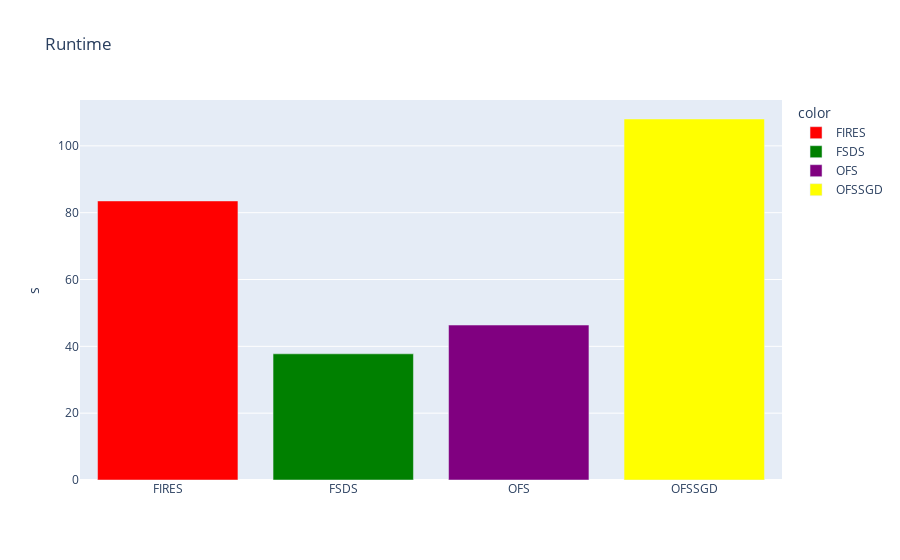

The notebook cell this image was saved under:
### Code cell
# run times
col_names = ["FIRES","FSDS", "OFS", "OFSSGD"]
values = [fires_cuda_run_time, fsds_run_time, ofs_run_time, ofssgd_run_time]
fig = px.bar(x=col_names, y=values, title="Runtime", labels={"y":"s", "x":""}, color=col_names, color_discrete_map={'FIRES': 'red', 
                                                   'FSDS': 'green', 'OFS': 'purple', "OFSSGD":"yellow"})

fig.show()

### Figure 1 — Plotly figure (JSON) as saved in the notebook; plotly's stock layout.template omitted (floating-point values rounded to 4 significant figures)
{"data": [{"alignmentgroup": "True", "hovertemplate": "color=FIRES<br>=%{x}<br>s=%{y}<extra></extra>", "legendgroup": "FIRES", "marker": {"color": "red"}, "name": "FIRES", "offsetgroup": "FIRES", "orientation": "v", "showlegend": true, "textposition": "auto", "type": "bar", "x": ["FIRES"], "xaxis": "x", "y": [83.51], "yaxis": "y"}, {"alignmentgroup": "True", "hovertemplate": "color=FSDS<br>=%{x}<br>s=%{y}<extra></extra>", "legendgroup": "FSDS", "marker": {"color": "green"}, "name": "FSDS", "offsetgroup": "FSDS", "orientation": "v", "showlegend": true, "textposition": "auto", "type": "bar", "x": ["FSDS"], "xaxis": "x", "y": [37.76], "yaxis": "y"}, {"alignmentgroup": "True", "hovertemplate": "color=OFS<br>=%{x}<br>s=%{y}<extra></extra>", "legendgroup": "OFS", "marker": {"color": "purple"}, "name": "OFS", "offsetgroup": "OFS", "orientation": "v", "showlegend": true, "textposition": "auto", "type": "bar", "x": ["OFS"], "xaxis": "x", "y": [46.37], "yaxis": "y"}, {"alignmentgroup": "True", "hovertemplate": "color=OFSSGD<br>=%{x}<br>s=%{y}<extra></extra>", "legendgroup": "OFSSGD", "marker": {"color": "yellow"}, "name": "OFSSGD", "offsetgroup": "OFSSGD", "orientation": "v", "showlegend": true, "textposition": "auto", "type": "bar", "x": ["OFSSGD"], "xaxis": "x", "y": [108.0], "yaxis": "y"}], "layout": {"barmode": "relative", "legend": {"title": {"text": "color"}, "tracegroupgap": 0}, "title": {"text": "Runtime"}, "xaxis": {"anchor": "y", "domain": [0, 1], "title": {"text": ""}}, "yaxis": {"anchor": "x", "domain": [0, 1], "title": {"text": "s"}}}}
